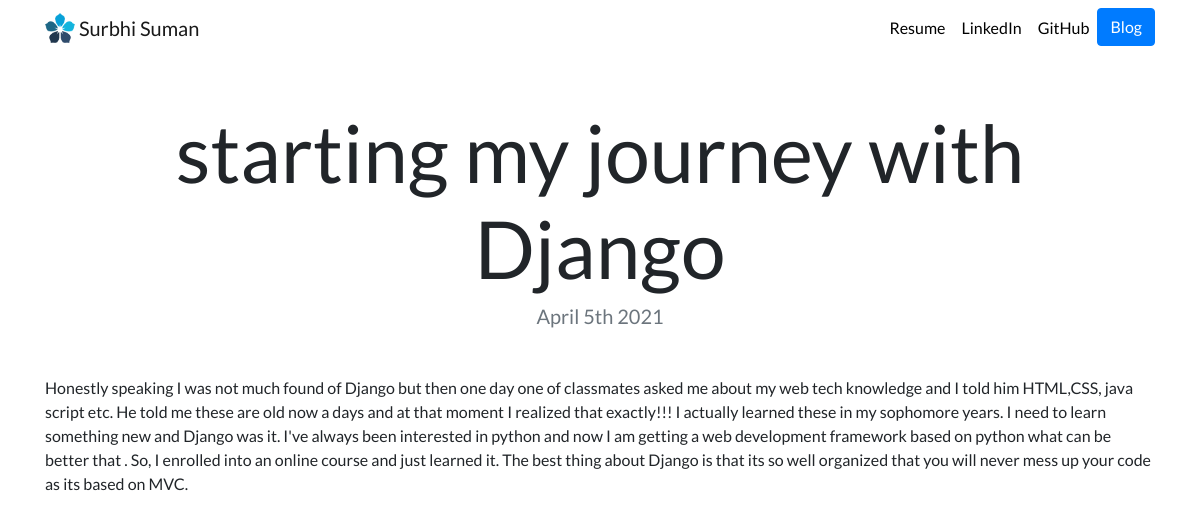
Page /blog/1/ on the committed database.
### blog/models.py (models this page shows, shortened)
class Blog(models.Model):
	title=models.CharField(max_length=200)
	date=models.DateField()
	description=models.TextField(max_length=1000)

### blog/views.py (the view)
# urls.py: path('<int:blog_id>/', views.detail, name='detail'),
def detail(request, blog_id):
	blog=get_object_or_404(Blog,pk=blog_id)
	return render(request,'blog/detail.html', {'blog':blog})

### blog/templates/blog/detail.html
{% extends "portfolio/base.html" %}
{% load static %}
{% block content %}
<h1 class="text-center mt-5" id="blogdetailtitle">{{ blog.title }}</h1>
<h5 class="text-center text-muted mb-5">{{ blog.date|date:'F jS Y' }}</h5>
{{ blog.description|safe }}
{% endblock %}

### portfolio/static/portfolio/custom.css (style rules this page uses)
body { font-family: 'Lato', sans-serif; }
@media (min-width: 992px) { #blogdetailtitle { font-size: 5rem; } }

### rows in the picture
Blog: title "starting my journey with Django", date "April 5th 2021", description "Honestly speaking I was not much found of Django but then one day one of classmates asked me about my web tech knowledge and I told him HTML,CSS, java script etc. He told me these are old now a days and at that moment I realized that exactly!!! I actually learned these in my sophomore years. I need to learn something new and Django was it. I've always been interested in python and now I am getting a web development framework based on python what can be better that . So, I enrolled into an online course and just learned it. The best thing about Django is that its so well organized that you will never mess up your code as its based on MVC."
